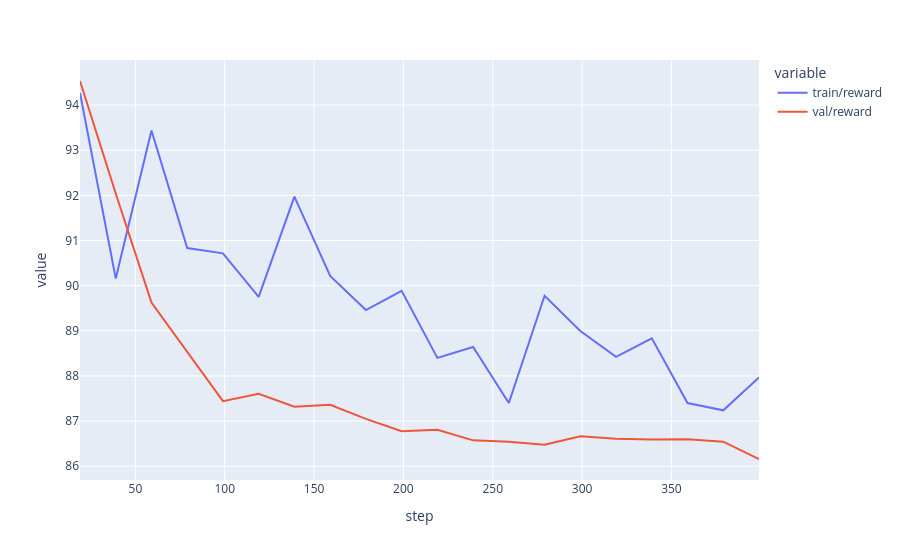

Notebook code for this chart:
### Code cell
px.line(data_frame=metrics.dropna(), x="step", y=["train/reward", "val/reward"])

### Figure 1 — Plotly figure (JSON) as saved in the notebook; plotly's stock layout.template omitted (floating-point values rounded to 4 significant figures)
{"data": [{"hovertemplate": "variable=train/reward<br>step=%{x}<br>value=%{y}<extra></extra>", "legendgroup": "train/reward", "line": {"color": "#636efa", "dash": "solid"}, "marker": {"symbol": "circle"}, "mode": "lines", "name": "train/reward", "orientation": "v", "showlegend": true, "type": "scatter", "x": [19, 39, 59, 79, 99, 119, 139, 159, 179, 199, 219, 239, 259, 279, 299, 319, 339, 359, 379, 399], "xaxis": "x", "y": [94.27, 90.16, 93.44, 90.83, 90.72, 89.75, 91.97, 90.22, 89.46, 89.89, 88.4, 88.64, 87.4, 89.78, 89.0, 88.42, 88.83, 87.4, 87.24, 87.97], "yaxis": "y"}, {"hovertemplate": "variable=val/reward<br>step=%{x}<br>value=%{y}<extra></extra>", "legendgroup": "val/reward", "line": {"color": "#EF553B", "dash": "solid"}, "marker": {"symbol": "circle"}, "mode": "lines", "name": "val/reward", "orientation": "v", "showlegend": true, "type": "scatter", "x": [19, 39, 59, 79, 99, 119, 139, 159, 179, 199, 219, 239, 259, 279, 299, 319, 339, 359, 379, 399], "xaxis": "x", "y": [94.53, 92.04, 89.63, 88.54, 87.44, 87.6, 87.32, 87.36, 87.05, 86.78, 86.81, 86.57, 86.54, 86.48, 86.66, 86.61, 86.59, 86.6, 86.54, 86.16], "yaxis": "y"}], "layout": {"legend": {"title": {"text": "variable"}, "tracegroupgap": 0}, "margin": {"t": 60}, "xaxis": {"anchor": "y", "domain": [0, 1], "title": {"text": "step"}}, "yaxis": {"anchor": "x", "domain": [0, 1], "title": {"text": "value"}}}}
